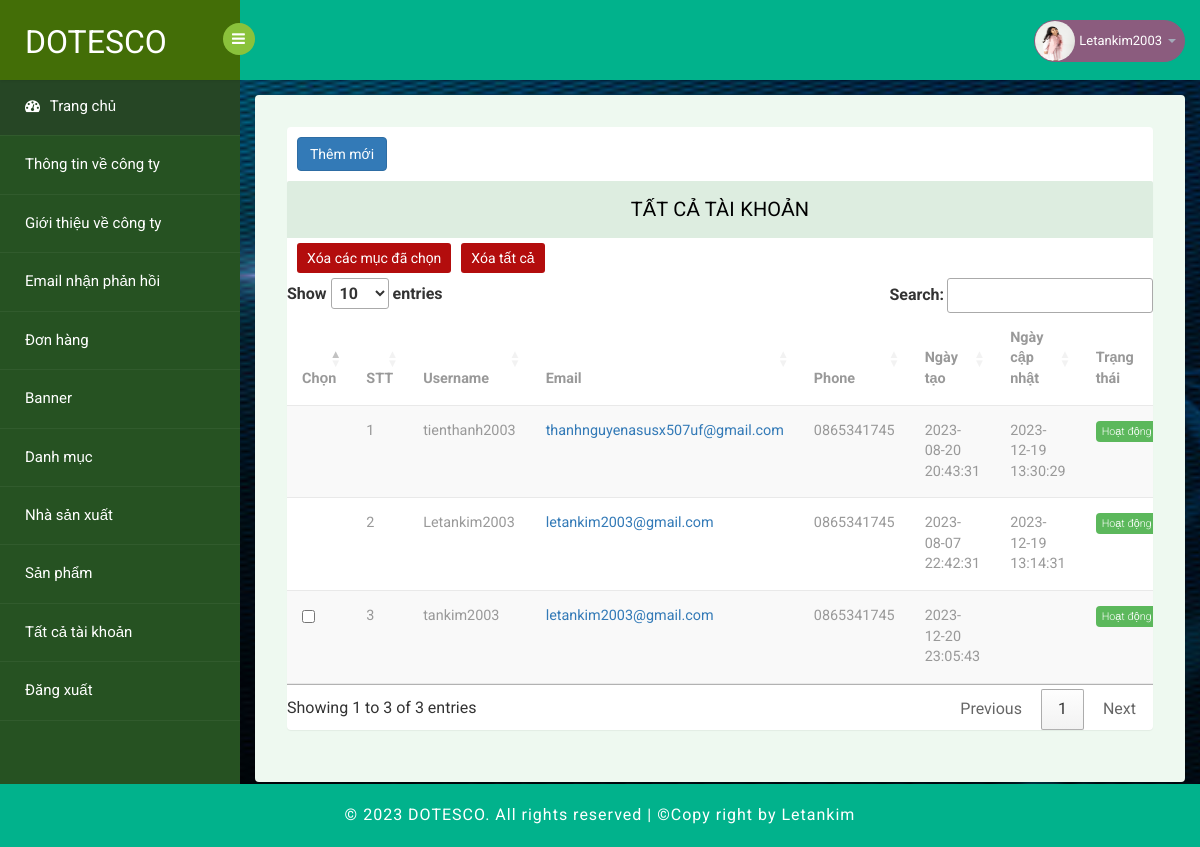
/admin/index.php?page=account (signed in), run on the app's committed database.
### tables this page shows
CREATE TABLE `tbl_account` (
  `id` int(6) NOT NULL,
  `username` varchar(200) NOT NULL,
  `password` varchar(200) NOT NULL,
  `email` varchar(200) NOT NULL,
  `phone` varchar(10) DEFAULT NULL,
  `avatar` varchar(300) DEFAULT NULL,
  `createAt` datetime NOT NULL DEFAULT current_timestamp(),
  `modifiedAt` datetime DEFAULT NULL,
  `role` tinyint(4) NOT NULL DEFAULT 0,
  `status` tinyint(4) NOT NULL DEFAULT 1
);

### admin/controller/AccountController.php (called while the page is built, shortened)
<?php
require_once PATH_ROOT_ADMIN."/view/handleShow/showAccount.php";
require_once PATH_ROOT."/model/Account.php";
class AccountController {
    protected static $accountDao;
    public function __construct()
    {
        self::$accountDao = new AccountDao();
    }
    public function adminAccount() {
        $allAccount = self::$accountDao->getAll();
        include_once PATH_ROOT_ADMIN."/view/accountView.php";
    }
}
?>

### model/Account.php (called while the page is built, shortened)
<?php
class Account {
    protected $id;
    protected $username;
    protected $email;
    protected $phone;
    protected $createAt;
    protected $modifiedAt;
    protected $role;
    public function __construct($id, $username, $password, $email, $phone,$avatar, $createAt, $modifiedAt, $status, $role)
    {
        $this->id = $id;
        $this->username = $username;
        $this->email = $email;
        $this->phone = $phone;
        $this->createAt = $createAt;
        $this->modifiedAt = $modifiedAt;
        $this->role = $role;
    }
    public function getId()
    {
        return $this->id;
    }
    public function getUsername()
    {
        return $this->username;
    }
    public function getEmail()
    {
        return $this->email;
    }
    public function getPhone()
    {
        return $this->phone;
    }
    public function getCreateAt()
    {
        return $this->createAt;
    }
    public function getModifiedAt()
    {
        return $this->modifiedAt;
    }
    public function getRole()
    {
        return $this->role;
    }
}
?>

### admin/DBConnection/ConnectionAdmin.php (called while the page is built, shortened)
<?php
class ConnectionAdmin {
    public static $conn;
    function connect() {
        $servername = DB_HOST;
        $username = DB_USER;
        $password = DB_PASSWORD;
        $table = DB_NAME;
        try {
            self::$conn = new PDO("mysql:host=$servername;dbname=$table;charset=utf8", $username, $password);
            self::$conn->setAttribute(PDO::ATTR_ERRMODE, PDO::ERRMODE_EXCEPTION);
        } catch(PDOException $e) {
            try {
                $date= date('Y/m/d H:i:s');
                $myLogger = fopen(PATH_ROOT_ADMIN.'/Log/admin_log.log', 'a');
                $content = "Admin: CONNECT (".$e->getMessage().") ".$date."\n";
                fwrite($myLogger, $content);
            } catch(Exception $error) {
            }
        }
        return self::$conn;
    }
    function getAll($sql, $params = array()) {
        $result = [];
        try {
            $conn = $this->connect();
            $stmt = $conn->prepare($sql);
            $stmt->execute($params);
            $stmt->setFetchMode(PDO::FETCH_ASSOC);
            $result = $stmt->fetchAll();
        } catch(Exception $e) {
            try {
                $date= date('Y/m/d H:i:s');
                $myLogger = fopen(PATH_ROOT_ADMIN.'/Log/log_user.log', 'a');
                $content = "User: GET ALL (".$e->getMessage().") ".$date."\n";
                fwrite($myLogger, $content);
            } catch(Exception $error) {
            }
        }
        return $result;
    }
}
?>

### admin/DAO/AccountDao.php (called while the page is built, shortened)
<?php
require_once PATH_ROOT_ADMIN."/DBConnection/ConnectionAdmin.php";
require_once PATH_ROOT."/model/Account.php";
class AccountDao {
    private static $db;
    public function __construct()
    {
        self::$db = new ConnectionAdmin();
    }
    function getAll() {
        $sql = "SELECT * FROM tbl_account ORDER BY role DESC, id DESC";
        $resultSQL = self::$db->getAll($sql);
        $accounts = array();
        foreach ($resultSQL as $row) {
            $accounts[] = $this->account($row);
        }
        return $accounts;
    }
    private function account($row) {
        $id = $row['id'];
        $username = $row['username'];
        $password = $row['password'];
        $email = $row['email'];
        $phone = $row['phone'];
        $avatar = $row['avatar'];
        $createAt = $row['createAt'];
        $modifiedAt = $row['modifiedAt'];
        $status = $row['status'];
        $role = $row['role'];
        $account = new Account($id, $username, $password, $email, $phone,$avatar, $createAt, $modifiedAt, $status, $role);
        return $account;
    }
}
?>

### admin/view/handleShow/showAccount.php (the view, shortened to what this page needs)
<?php
    function showAccount($allAccount) {
        $account = '<table class="table table-striped b-t b-light" id="table-data">
        <thead>
          <tr>
            <th style="width:20px;">Chọn</th>
            <th style="width:20px;">STT</th>
            <th>Username</th>
            <th>Email</th>
            <th>Phone</th>
            <th>Ngày tạo</th>
            <th>Ngày cập nhật</th>
            <th>Trạng thái</th>
            <th>Vai trò</th>
            <th style="width:30px;">Xử lí</th>
          </tr>
        </thead>
        <tbody>';
        $index = 0;
        if(count($allAccount) > 0) {
            $messageDelete = '"Bạn có chắc muốn xóa?"';
            foreach ($allAccount as $item) {
                $id = $item->getId();
                $username = $item->getUsername();
                $email = $item->getEmail();
                $phone = $item->getPhone();
                $createAt = $item->getCreateAt();
                $modifiedAt = $item->getModifiedAt();
                $role = $item->getRole();
                $styleRole = "label label-warning";
                $styleStatus = "label label-success";
                $messageRole = "Người dùng";
                if($role == 1) {
                    $messageRole = "Admin";
                    $styleRole = "label label-danger";
                }
                $messageStatus = "Hoạt động";
                $index++;
                $account.= "<tr> <td>";
                if($role!= 1) {
                    $account.="<input type='checkbox' class = 'check-item' value='".$id."'/>";
                }
                $account.="</td>
                <td>".$index."</td>
                <td>".$username."</td>
                <td><a href='mailto:".$email."' target='_blank'>".$email."</a></td>
                <td>".$phone."</td>
                <td>".$createAt."</td>
                <td>".$modifiedAt."</td>
                <td> <span class='$styleStatus'>$messageStatus</span></td>
                <td> <span class='$styleRole'>$messageRole</span></td>
                <td>
                    <a title='Chỉnh sửa' href='index.php?page=update-account&id=".$id."' alt='Chỉnh sửa'>
                        <i class='bx bx-edit-alt' style='color: green;'></i>
                    </a>";
                if($role == 0) {
                    $account.="<a title='Xóa' href='index.php?page=delete-account&id=".$id."' onclick='return confirm(".$messageDelete.")'>
                    <i class='fa fa-times text-danger text'></i>
                    </a>";
                }
                $account.="</td>
                </tr>";
            }
        }
        $account .= "</tbody>
        </table>";
        return $account;
    }
?>

### admin/assets/css/style.css (style rules this page uses)
html, body { font-family: 'Roboto', sans-serif; font-size: 100%; overflow-x: hidden; background: url(../images/bg.jpg) no-repeat 0px 0px; background-size:cover; }
body { position: relative; min-height: 100vh; }
body a { transition: 0.5s all ease; -webkit-transition: 0.5s all ease; -moz-transition: 0.5s all ease; -o-transition: 0.5s all ease; -ms-transition: 0.5s all ease; text-decoration:none; }
.table>thead>tr>th { border-bottom: 1px solid #e1ab91 ! important; }
.table>tbody>tr>td, .table>tbody>tr>th, .table>tfoot>tr>td, .table>tfoot>tr>th, .table>thead>tr>td, .table>thead>tr>th { border-bottom: 1px solid #e9e9e9 ! important; }
.label { font-weight: 300 !important; border-radius:4px; }
.table > thead > tr > th, .table > tbody > tr > th, .table > tfoot > tr > th, .table > thead > tr > td, .table > tbody > tr > td, .table > tfoot > tr > td { border-top: none !important; }
.table td, .table>tbody>tr>td, .table>tbody>tr>th, .table>tfoot>tr>td, .table>tfoot>tr>th, .table>thead>tr>td, .table>thead>tr>th { padding: 15px!important; }
.table > thead > tr > th, .table > tbody > tr > th, .table > tfoot > tr > th, .table > thead > tr > td, .table > tbody > tr > td, .table > tfoot > tr > td { font-size: 0.9em; color: #999; border-top: none !important; }
.label { font-weight: 300 !important; }
.label { padding: 4px 6px; border: none; text-shadow: none; }

### data on the page
tbl_account: username "tienthanh2003", email "thanhnguyenasusx507uf@gmail.com", phone "0865341745", createAt "2023-08-20 20:43:31", modifiedAt "2023-12-19 13:30:29", messageStatus "Hoạt động"
tbl_account: username "Letankim2003", email "letankim2003@gmail.com", phone "0865341745", createAt "2023-08-07 22:42:31", modifiedAt "2023-12-19 13:14:31", messageStatus "Hoạt động"
tbl_account: username "tankim2003", email "letankim2003@gmail.com", phone "0865341745", createAt "2023-12-20 23:05:43", messageStatus "Hoạt động"

### other printed values
$_SESSION['usernameAdmin'] "Letankim2003"
